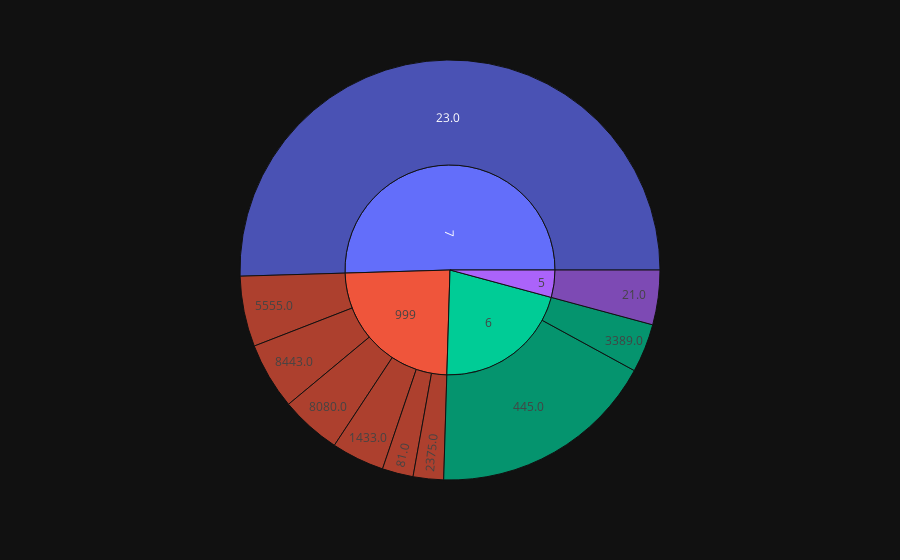

The notebook cell this image was saved under:
### Markdown cell above
## Top ports that rules Denied

We could see that 999 rule is massively present than the 7 rule, but the rule 7 bloc only the port 23.

### Code cell
deny_sunburst = px.sunburst(df_deny_gb, path=['policyid', 'portdst'], values='counts')

deny_sunburst.update_layout(
template='plotly_dark')

deny_sunburst.show()

### Figure 1 — Plotly figure (JSON) as saved in the notebook; plotly's stock layout.template omitted (floating-point values rounded to 4 significant figures)
{"data": [{"branchvalues": "total", "domain": {"x": [0, 1], "y": [0, 1]}, "hovertemplate": "labels=%{label}<br>counts=%{value}<br>parent=%{parent}<br>id=%{id}<extra></extra>", "ids": ["5/21.0", "7/23.0", "999/81.0", "6/445.0", "999/1433.0", "999/2375.0", "6/3389.0", "999/5555.0", "999/8080.0", "999/8443.0", "5", "6", "7", "999"], "labels": ["21.0", "23.0", "81.0", "445.0", "1433.0", "2375.0", "3389.0", "5555.0", "8080.0", "8443.0", "5", "6", "7", "999"], "name": "", "parents": ["5", "7", "999", "6", "999", "999", "6", "999", "999", "999", "", "", "", ""], "type": "sunburst", "values": [1012, 12150, 575, 4220, 981, 563, 902, 1307, 1126, 1238, 1012, 5122, 12150, 5790]}], "layout": {"legend": {"tracegroupgap": 0}, "margin": {"t": 60}}}
